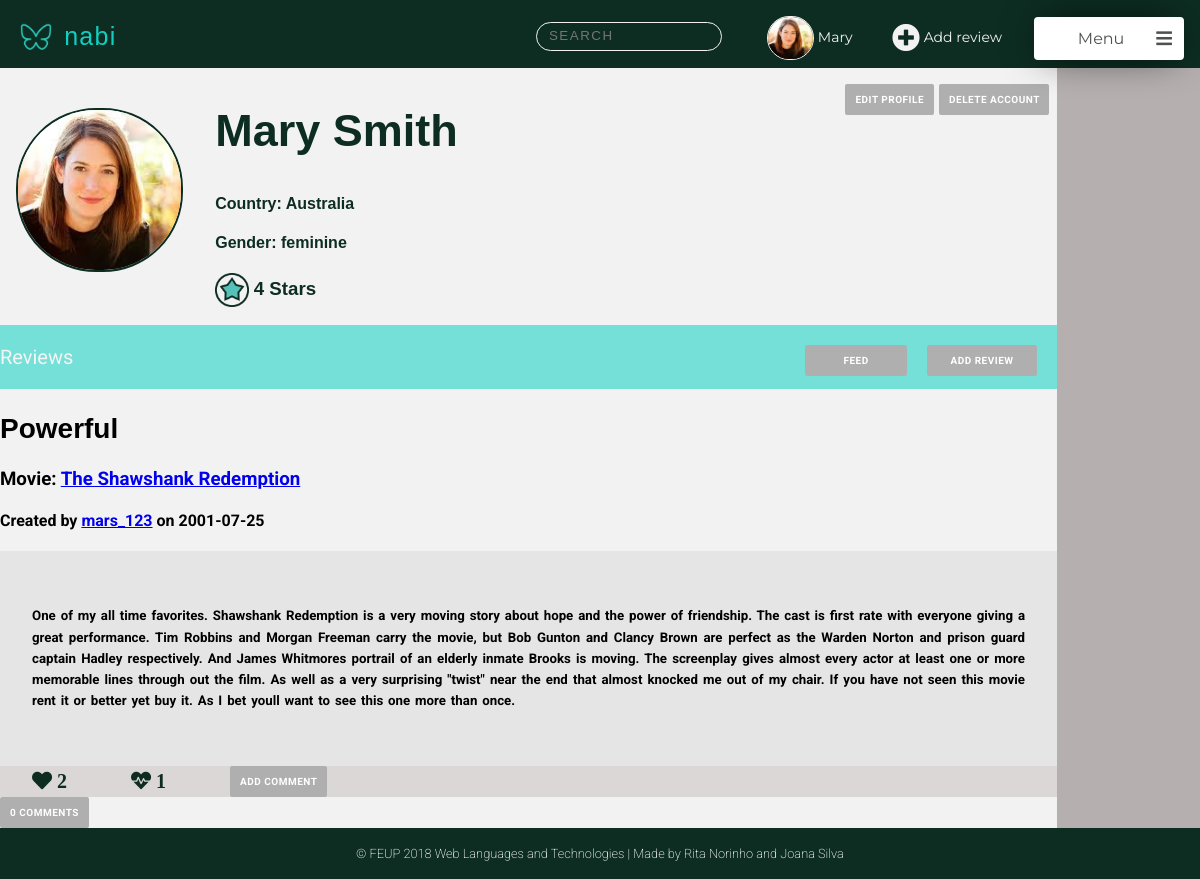
/pages/profile.php (signed in), run on the app's committed database.
### tables this page shows
CREATE TABLE User (
    ID        INTEGER PRIMARY KEY AUTOINCREMENT,
    FirstName STRING NOT NULL,
    LastName  STRING NOT NULL,
    Username  STRING UNIQUE NOT NULL,
    Gender    STRING NOT NULL,
    Birthday  DATE NOT NULL,
    Country   STRING NOT NULL,
    Email     STRING UNIQUE NOT NULL,
    Password  CHAR (256) NOT NULL,  
    Photo     STRING DEFAULT "default.jpg",
    Points    INTEGER
    
);

CREATE TABLE Review (
    ID          INTEGER PRIMARY KEY AUTOINCREMENT,
    Title       STRING  NOT NULL,
    UserID      INTEGER REFERENCES User(ID) ON DELETE CASCADE,
    MovieID     INTEGER REFERENCES Movie(ID) ON DELETE CASCADE,
    ReviewDate  DATE NOT NULL,
    Description STRING NOT NULL
    
);

### pages/profile.php (called while the page is built, shortened)
<?php
    include_once('../templates/common/tpl_header.php');
    include_once('../templates/common/tpl_nav_bar.php');
    include_once('../templates/tpl_profile.php');
    include_once('../templates/tpl_draw_reviews.php');
    include_once('../templates/common/tpl_footer.php');
    include_once('../database/db_user.php');
    if (isset($_GET['username'])){
        $username=$_GET['username'];
    }
    else {
        $username=$_SESSION['username'];
    }
    $user_info = getUserInfo($username);
    $user_reviews=getUserReviews($username);
    foreach ($user_reviews as $k => $review){
        $user_reviews[$k]['MovieName'] = getMovieName($review['MovieID']);
        $user_reviews[$k]['UserName'] = $user_info['Username'];
        $user_reviews[$k]['NumberComments'] = getNumberComments($review['ID'],$review['UserID']);
        $user_reviews[$k]['Heart'] = getLikesReview($review['ID']);
        $user_reviews[$k]['Dislike'] = getDisLikesReview($review['ID']);
        $user_reviews[$k]['Comments']=getCommentsReview($review['ID']);
    }
    $allMovies=getAllMovies();
    $allReviews=getAllReviews();
    $allMoviesAndReviews = array('movies'=> $allMovies,'reviews'=>$allReviews);
    draw_profile($user_info,$user_reviews,$allMoviesAndReviews);
?>

### database/db_user.php (called while the page is built, shortened)
<?php
  function getID($username) {
    $db = Database::instance()->db();
    try {
      $stmt = $db->prepare('SELECT ID FROM User WHERE username = ?');
      $stmt->execute(array($username));
      if($row = $stmt->fetch()){
        return $row['ID'];
      }
    }catch(PDOException $e) {
      return -1;
    }
  }
  function getUserInfo($username) {
      $db = Database::instance()->db();
      $stmt = $db->prepare('SELECT * FROM User WHERE username = ?');
      $stmt->execute(array($username));
      return  $stmt->fetch();
  }
  function getUserReviews($username){
    $id=getID($username);
    $db = Database::instance()->db();
    $allReviews= $db->prepare('SELECT * FROM Review WHERE UserID = ?');
    $allReviews->execute(array($id));
    $reviews= $allReviews->fetchAll();
    return $reviews;
  }
?>

### templates/common/tpl_nav_bar.php (the view, shortened to what this page needs)
<?php function draw_nav($userinfo,$allMoviesAndReviews){ ?>
<ul class="feed_nav">
<li>
<div class="nav_logo">
 <a href="main_page.php"><p>  <img src="../assets/mininabi.png" alt="Nabi logo (butterfly)" width="40" height="40"> nabi </p> </a>
</div>
</li>
<li>
<div class="search_container">
   <input class="search_input" type="text" onkeyup="searchFunction()" placeholder="Search">
</div>
</li>
<li>  <a class="profile_nav_btn" href="profile.php">
<?php if(!(file_exists("../assets/profilePhotos/".getID($_SESSION['username']).".jpg"))){ ?>
   <img src="../assets/profilePhotos/default.jpg" width="100" height="100" alt="profile avatar">
<?php } else{ ?>
   <img src="../assets/profilePhotos/<?=getID($_SESSION['username'])?>.jpg" width="100" height="100" alt="profile avatar">
<?php } ?>
<?php echo htmlentities($userinfo['FirstName']) ?>
</a> </li>
<li> <a class="add_review_btn" href="?.php"> <span class="fas fa-plus-circle"></span> Add review </a> </li>
<li>
<div class="menu">
   <div class="title" onclick="show_dropdown_menu()"> Menu <span class="fa fa-bars"></span> <div class="arrow"> </div> </div>
</div>
</li>
</ul>
<?php } ?>

### templates/tpl_profile.php (shortened to what this page needs)
<body>
<?php function draw_profile($userinfo, $reviews,$allMoviesAndReviews) { ?>
<div class="profile_container">
    <div class="profile_header">
        <header>
            <?php draw_nav($userinfo,$allMoviesAndReviews); ?>
       </header>
    </div>
    <div class="side_nav">
    </div>
      <div class="profile_photo">
          <?php if(!(file_exists("../assets/profilePhotos/".$userinfo['ID'].".jpg"))){ ?>
            <img src="../assets/profilePhotos/default.jpg" width="100" height="100" alt="profile avatar">
          <?php } else{ ?>
            <img src="../assets/profilePhotos/<?=$userinfo['ID']?>.jpg" width="100" height="100" alt="profile avatar">
           <?php } ?>
     </div>
    <div class="profile_info" >
        <div class="edit_profile">
           <p>
         <?php if ($userinfo['Username'] == $_SESSION['username']){?>
           <div class="delete">
                <input onclick="openBox('Delete Account')" type="submit" value="Delete Account"/>
            </div>
             <a href="edit_profile.php" class="edit"> edit profile </a>
            </p>
            <?php }?>
       </div>
        <div class="profile_name">
            <h2>
                  <?=$userinfo['FirstName']?> <?=$userinfo['LastName']?>
            </h2>
        </div>
        <div class="profile_country">
            <h4> Country: <?=$userinfo['Country']?> </h4>
        </div>
        <div class="profile_gender">
            <h4> Gender: <?=$userinfo['Gender']?> </h4>
        </div>
        <div class="profile_points">
        <h3><img src="../assets/star.png" alt ="star icon" >
            <?=$userinfo['Points']?> Stars </h3>
        </div>
    </div>
    <div class="Reviews">
        <p>Reviews
        <input  onclick="openBox('Add Review')" type="submit" value ="Add Review">
        <a href="main_page.php"> Feed </a>
        </p>
    </div>
     <div class="profile_reviews">
        <?php draw_reviews($reviews); ?>
    </div>
    <div class="profile_footer">
    </div>
    </div>
<?php } ?>
    </body>
    </html>

### templates/tpl_draw_reviews.php (shortened to what this page needs)
<body>
    <?php function draw_reviews($reviews){?>
    <?php foreach($reviews as $review){?>
        <article data-id="<?=$review['ID']?>" user-id="<?=$review['UserID']?>">
        <div class="review_info">
             <h2><?=$review['Title']?> </h2>
            <h3> Movie: <a href="movie.php?movie_id=<?php echo htmlentities($review['MovieID'])?>"><?=$review['MovieName']?></a> </h3>
            <h4> Created by
            <a href="profile.php?username=<?php echo htmlentities($review['UserName'])?>"><?=$review['UserName']?></a>
            on <?=$review['ReviewDate']?></h4>
        </div>
        <div class="review_content">
            <h5><?=$review['Description']?></h5>
        </div>
        <div class="review_options">
            <ul class="review_nav">
              <li>
                <div class="likes">
                    <span id="review_likes" class="fas fa-heart" >
                    <?=$review['Heart']?></span>
                </div>
              </li>
              <li>
                <div class="dislikes">
                    <span id="review_dislikes" class="fas fa-heartbeat">
                    <?=$review['Dislike']?></span>
                </div>
              </li>
              <li>
              <input type="button"  name="addComment" value="Add Comment">
              </li>
             </ul>
        </div>
         <div class="comments">
         <input type="button" value="<?=$review['NumberComments']?> Comments">
            <br>
        </div>
        </article>
        <?php }?>
    <?php }?>
</body>

### data on the page
user: FirstName "Mary", LastName "Smith", Country "Australia", Gender "feminine", Points "4"
review: Title "Powerful", MovieName "The Shawshank Redemption", UserName "mars_123", ReviewDate "2001-07-25", Description "One of my all time favorites. Shawshank Redemption is a very moving story about hope and the power of friendship. The cast is first rate with everyone giving a great performance. Tim Robbins and Morgan Freeman carry the movie, but Bob Gunton and Clancy Brown are perfect as the Warden Norton and prison guard captain Hadley respectively. And James Whitmores portrail of an elderly inmate Brooks is moving. The screenplay gives almost every actor at least one or more memorable lines through out the film. As well as a very surprising \"twist\" near the end that almost knocked me out of my chair. If you have not seen this movie rent it or better yet buy it. As I bet youll want to see this one more…", Heart "2", MovieID "1"
